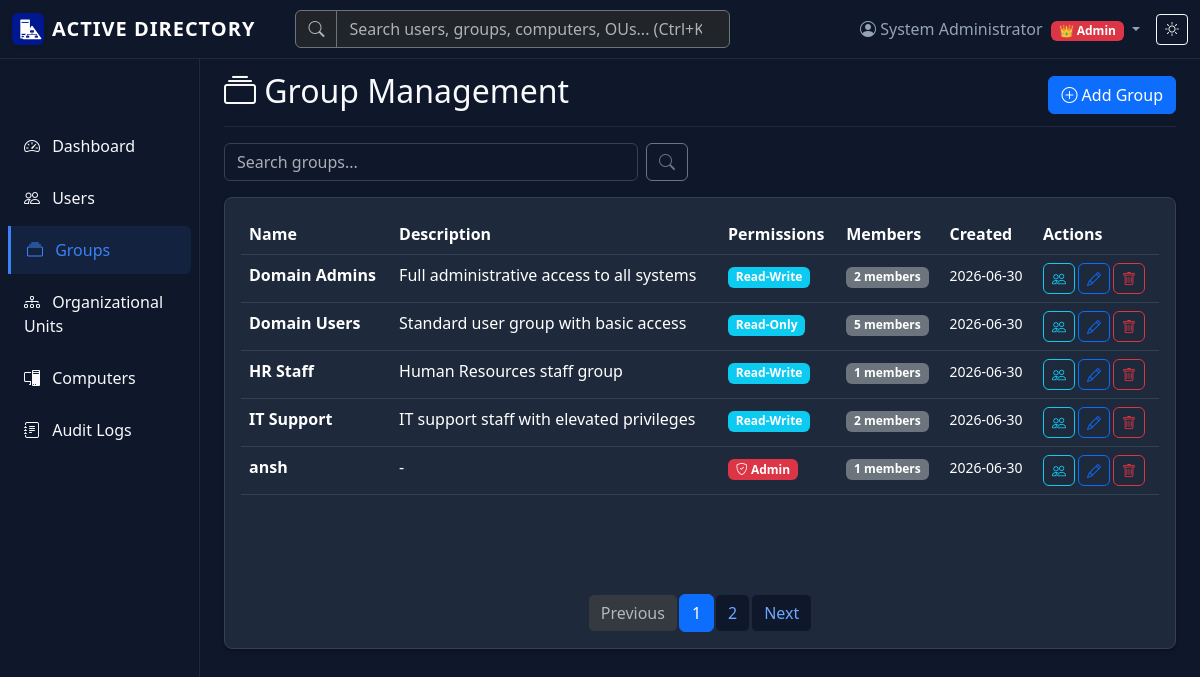
The page /groups (signed in) on the database its author committed.
### models.py (models this page shows, shortened)
class User(UserMixin, db.Model):
    id = db.Column(db.Integer, primary_key=True)
    username = db.Column(db.String(80), unique=True, nullable=False, index=True)
    email = db.Column(db.String(120), unique=True, nullable=False, index=True)
    password_hash = db.Column(db.String(255), nullable=False)
    first_name = db.Column(db.String(50), nullable=False)
    last_name = db.Column(db.String(50), nullable=False)
    role = db.Column(db.String(20), nullable=False, default='User')  # Admin or User
    is_active = db.Column(db.Boolean, default=True, nullable=False)
    failed_attempts = db.Column(db.Integer, default=0, nullable=False)
    locked_until = db.Column(db.DateTime, nullable=True)
    created_at = db.Column(db.DateTime, default=lambda: datetime.now(timezone.utc), nullable=False)
    last_login = db.Column(db.DateTime, nullable=True)
    ou_id = db.Column(db.Integer, db.ForeignKey('organizational_unit.id'), nullable=True)
    groups = db.relationship('Group', secondary=group_members, lazy='subquery',
                           backref=db.backref('members', lazy=True))
    audit_logs = db.relationship('AuditLog', backref='user', lazy=True)
    def is_admin(self):
        if self.role == 'Admin':
            return True
        admin_groups = [g for g in self.groups if g.grant_admin_rights]
        return len(admin_groups) > 0

class Group(db.Model):
    id = db.Column(db.Integer, primary_key=True)
    name = db.Column(db.String(100), unique=True, nullable=False, index=True)
    description = db.Column(db.Text, nullable=True)
    permissions = db.Column(db.String(50), nullable=False, default='user')  # user, admin
    grant_admin_rights = db.Column(db.Boolean, default=False, nullable=False)  # Whether members get admin role
    created_at = db.Column(db.DateTime, default=lambda: datetime.now(timezone.utc), nullable=False)
    ou_id = db.Column(db.Integer, db.ForeignKey('organizational_unit.id'), nullable=True)

### app.py (the view)
@app.route('/groups')
@login_required_with_message
def groups():
    page = request.args.get('page', 1, type=int)
    search = request.args.get('search', '', type=str)
    query = Group.query
    if search:
        query = query.filter(Group.name.contains(search))
    groups_pagination = query.order_by(Group.name).paginate(
        page=page, per_page=app.config['ITEMS_PER_PAGE'], error_out=False
    )
    return render_template('groups.html', title='Group Management',
                         groups=groups_pagination.items, pagination=groups_pagination, search=search)

### templates/groups.html (shortened to what this page needs)
{% extends "base.html" %}
{% block content %}
<div class="d-flex justify-content-between flex-wrap flex-md-nowrap align-items-center pt-3 pb-2 mb-3 border-bottom">
    <h1 class="h2"><i class="bi bi-collection"></i> Group Management</h1>
    {% if current_user.is_authenticated and current_user.is_admin() %}
    <div class="btn-toolbar mb-2 mb-md-0">
        <a href="{{ url_for('add_group') }}" class="btn btn-primary">
            <i class="bi bi-plus-circle"></i> Add Group
        </a>
    </div>
    {% endif %}
</div>
<div class="row mb-3">
    <div class="col-md-6">
        <form method="GET" class="d-flex">
            <input type="text" name="search" class="form-control" placeholder="Search groups..."
                   value="{{ search|default('') }}" onchange="this.form.submit()">
            <button type="submit" class="btn btn-outline-secondary ms-2">
                <i class="bi bi-search"></i>
            </button>
        </form>
    </div>
</div>
<div class="card">
    <div class="card-body d-flex flex-column paginated-container">
        {% if groups %}
        <div class="table-responsive">
            <table class="table table-hover">
                <thead>
                    <tr>
                        <th>Name</th>
                        <th>Description</th>
                        <th>Permissions</th>
                        <th>Members</th>
                        <th>Created</th>
                        {% if current_user.is_authenticated and current_user.is_admin() %}
                        <th>Actions</th>
                        {% endif %}
                    </tr>
                </thead>
                <tbody>
                    {% for group in groups %}
                    <tr>
                        <td><strong>{{ group.name }}</strong></td>
                        <td>{{ group.description or '-' }}</td>
                        <td>
                            {% if group.permissions == 'admin' or group.grant_admin_rights %}
                            <span class="badge bg-danger" title="Members have admin rights">
                                <i class="bi bi-shield-check"></i> Admin
                            </span>
                            {% else %}
                            <span class="badge bg-info">
                                {{ group.permissions.title() }}
                            </span>
                            {% endif %}
                        </td>
                        <td>
                            <span class="badge bg-secondary">{{ group.members|length }} members</span>
                        </td>
                        <td>
                            <small>{{ group.created_at.strftime('%Y-%m-%d') }}</small>
                        </td>
                        {% if current_user.is_authenticated and current_user.is_admin() %}
                        <td>
                            <div class="btn-group" role="group">
                                <a href="{{ url_for('group_members', id=group.id) }}"
                                   class="btn btn-sm btn-outline-info" title="Manage Members">
                                    <i class="bi bi-people"></i>
                                </a>
                                <a href="{{ url_for('edit_group', id=group.id) }}"
                                   class="btn btn-sm btn-outline-primary" title="Edit">
                                    <i class="bi bi-pencil"></i>
                                </a>
                                <button type="button" class="btn btn-sm btn-outline-danger"
                                        onclick="confirmDelete('{{ group.name }}', '{{ url_for('delete_group', id=group.id) }}')"
                                        title="Delete">
                                    <i class="bi bi-trash"></i>
                                </button>
                            </div>
                        </td>
                        {% endif %}
                    </tr>
                    {% endfor %}
                </tbody>
            </table>
        </div>
        {% if pagination %}
        <nav aria-label="Group pagination" class="mt-auto pt-3">
            <ul class="pagination justify-content-center mb-0">
                {% if pagination.has_prev %}
                    <li class="page-item">
                        <a class="page-link" href="{{ url_for('groups', page=pagination.prev_num, search=search|default('')) }}">Previous</a>
                    </li>
                {% else %}
                    <li class="page-item disabled">
                        <span class="page-link">Previous</span>
                    </li>
                {% endif %}
                {% for page_num in pagination.iter_pages(left_edge=1, right_edge=1, left_current=2, right_current=2) %}
                    {% if page_num %}
                        {% if page_num != pagination.page %}
                            <li class="page-item">
                                <a class="page-link" href="{{ url_for('groups', page=page_num, search=search|default('')) }}">{{ page_num }}</a>
                            </li>
                        {% else %}
                            <li class="page-item active">
                                <span class="page-link">{{ page_num }}</span>
                            </li>
                        {% endif %}
                    {% else %}
                        <li class="page-item disabled">
                            <span class="page-link">...</span>
                        </li>
                    {% endif %}
                {% endfor %}
                {% if pagination.has_next %}
                    <li class="page-item">
                        <a class="page-link" href="{{ url_for('groups', page=pagination.next_num, search=search|default('')) }}">Next</a>
                    </li>
                {% else %}
                    <li class="page-item disabled">
                        <span class="page-link">Next</span>
                    </li>
                {% endif %}
            </ul>
        </nav>
        {% endif %}
        {% else %}
        <p class="text-muted text-center">No groups found.</p>
        {% endif %}
    </div>
</div>
{% endblock %}

### templates/base.html (shortened to what this page needs)
<!DOCTYPE html>
<html lang="en" data-bs-theme="dark">
<head>
    <link href="https://cdn.jsdelivr.net/npm/bootstrap@5.3.2/dist/css/bootstrap.min.css" rel="stylesheet">
    <link href="https://cdn.jsdelivr.net/npm/bootstrap-icons@1.11.1/font/bootstrap-icons.css" rel="stylesheet">
    <link href="{{ url_for('static', filename='css/custom.css') }}" rel="stylesheet">
</head>
<body>
    {% if current_user.is_authenticated %}
    <nav class="navbar navbar-expand-lg navbar-dark bg-primary fixed-top">
        <div class="container-fluid">
            <a class="navbar-brand d-flex align-items-center" href="{{ url_for('dashboard') }}">
                <strong style="letter-spacing: 1px; font-weight: 700;">ACTIVE DIRECTORY</strong>
            </a>
            <div class="collapse navbar-collapse" id="navbarNav">
                <ul class="navbar-nav me-auto mb-2 mb-lg-0 w-50">
                    <li class="nav-item w-100 ms-lg-4">
                        <form class="d-flex" action="{{ url_for('search') }}" method="GET">
                            <div class="input-group">
                                <span class="input-group-text bg-dark border-secondary text-muted"><i class="bi bi-search"></i></span>
                                <input class="form-control bg-dark border-secondary text-light" type="search" name="q" placeholder="Search users, groups, computers, OUs... (Ctrl+K)" aria-label="Search">
                            </div>
                        </form>
                    </li>
                </ul>
                <ul class="navbar-nav align-items-center">
                    <li class="nav-item dropdown">
                        <a class="nav-link dropdown-toggle" href="#" role="button" data-bs-toggle="dropdown">
                            <i class="bi bi-person-circle"></i> {{ current_user.first_name }} {{ current_user.last_name }}
                            {% if current_user.is_admin() %}
                                <span class="badge bg-danger ms-1">👑 Admin</span>
                            {% endif %}
                        </a>
                    </li>
                    <li class="nav-item">
                        <button class="btn btn-outline-light btn-sm ms-2" onclick="toggleTheme()" id="themeToggle">
                        </button>
                    </li>
                </ul>
            </div>
        </div>
    </nav>
    {% endif %}
    <div class="container-fluid">
        <div class="row">
            {% if current_user.is_authenticated %}
            <nav class="col-md-2 d-md-block bg-body-secondary sidebar collapse">
                <div class="position-sticky pt-3">
                    <ul class="nav flex-column">
                        <li class="nav-item">
                            <a class="nav-link {% if request.endpoint == 'dashboard' %}active{% endif %}"
                               href="{{ url_for('dashboard') }}">
                                <i class="bi bi-speedometer2"></i> Dashboard
                            </a>
                        </li>
                        <li class="nav-item">
                            <a class="nav-link {% if request.endpoint in ['users', 'add_user', 'edit_user'] %}active{% endif %}"
                               href="{{ url_for('users') }}">
                                <i class="bi bi-people"></i> Users
                            </a>
                        </li>
                        <li class="nav-item">
                            <a class="nav-link {% if request.endpoint in ['groups', 'add_group', 'edit_group'] %}active{% endif %}"
                               href="{{ url_for('groups') }}">
                                <i class="bi bi-collection"></i> Groups
                            </a>
                        </li>
                        <li class="nav-item">
                            <a class="nav-link {% if request.endpoint and request.endpoint.startswith('ou_bp.') %}active{% endif %}"
                               href="{{ url_for('ou_bp.organizational_units') }}">
                                <i class="bi bi-diagram-3"></i> Organizational Units
                            </a>
                        </li>
                        <li class="nav-item">
                            <a class="nav-link {% if request.endpoint in ['computers', 'add_computer', 'edit_computer'] %}active{% endif %}"
                               href="{{ url_for('computers') }}">
                                <i class="bi bi-pc-display"></i> Computers
                            </a>
                        </li>
                        <li class="nav-item">
                            <a class="nav-link {% if request.endpoint == 'audit_logs' %}active{% endif %}"
                               href="{{ url_for('audit_logs') }}">
                                <i class="bi bi-journal-text"></i> Audit Logs
                            </a>
                        </li>
                    </ul>
                </div>
            </nav>
            {% endif %}
            <main class="{% if current_user.is_authenticated %}col-md-9 ms-sm-auto col-lg-10 px-md-4{% else %}col-12{% endif %}">
                {% block content %}{% endblock %}
            </main>
        </div>
    </div>
</body>
</html>

### rows shown on the page
User: first_name "System", last_name "Administrator"
Group: name "Domain Admins", description "Full administrative access to all systems", permissions "Read-Write", members|length "2", created_at "2026-06-30"
Group: name "Domain Users", description "Standard user group with basic access", permissions "Read-Only", members|length "5", created_at "2026-06-30"
Group: name "HR Staff", description "Human Resources staff group", permissions "Read-Write", members|length "1", created_at "2026-06-30"
Group: name "IT Support", description "IT support staff with elevated privileges", permissions "Read-Write", members|length "2", created_at "2026-06-30"
Group: name "ansh", description "-", permissions "admin" (drawn), members|length "1", created_at "2026-06-30"

### other values the page prints
{{ page_num }} "1"
{{ page_num }} "2"
